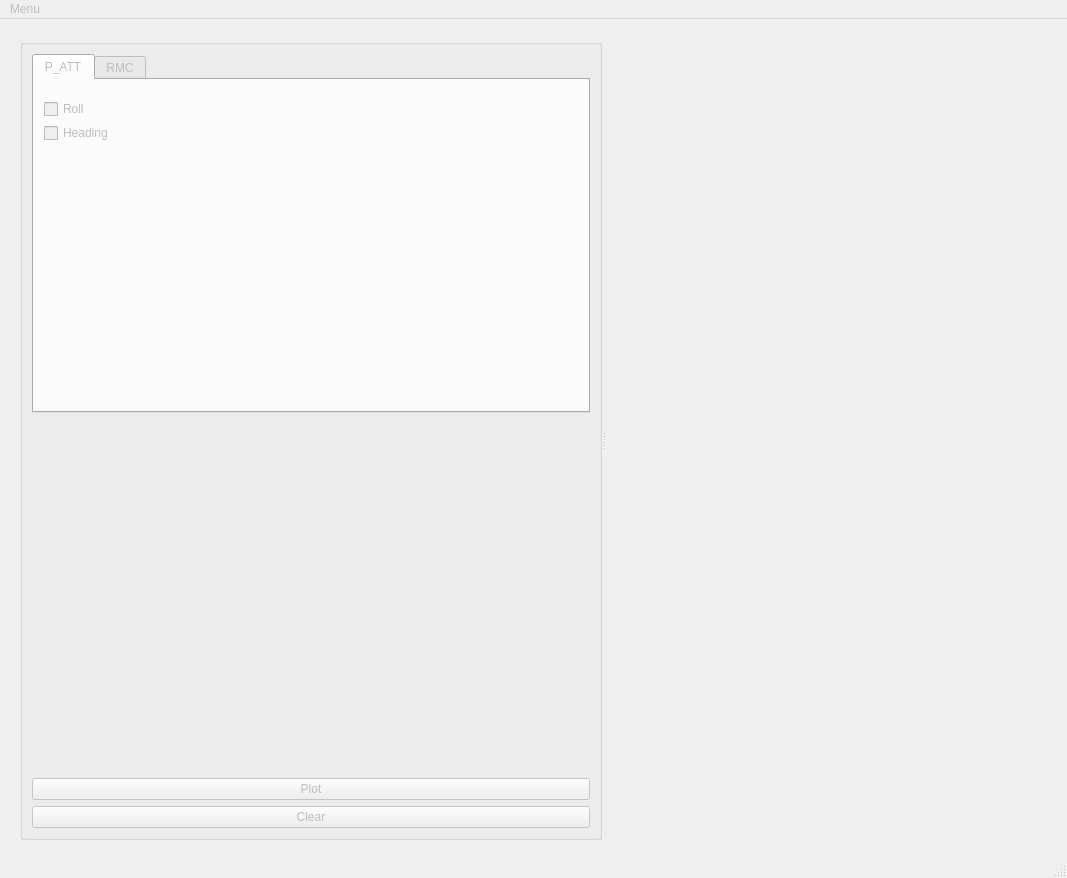
<?xml version="1.0" encoding="UTF-8"?>
<ui version="4.0">
 <class>MainWindow</class>
 <widget class="QMainWindow" name="MainWindow">
  <property name="enabled">
   <bool>false</bool>
  </property>
  <property name="geometry">
   <rect>
    <x>0</x>
    <y>0</y>
    <width>1067</width>
    <height>878</height>
   </rect>
  </property>
  <property name="windowTitle">
   <string>MainWindow</string>
  </property>
  <widget class="QWidget" name="centralwidget">
   <widget class="QSplitter" name="splitter">
    <property name="geometry">
     <rect>
      <x>20</x>
      <y>20</y>
      <width>971</width>
      <height>801</height>
     </rect>
    </property>
    <property name="orientation">
     <enum>Qt::Horizontal</enum>
    </property>
    <widget class="QGroupBox" name="groupBox">
     <property name="enabled">
      <bool>false</bool>
     </property>
     <property name="sizePolicy">
      <sizepolicy hsizetype="Fixed" vsizetype="Fixed">
       <horstretch>0</horstretch>
       <verstretch>0</verstretch>
      </sizepolicy>
     </property>
     <property name="title">
      <string/>
     </property>
     <layout class="QVBoxLayout" name="verticalLayout_4">
      <item>
       <layout class="QVBoxLayout" name="verticalLayout_3">
        <item>
         <widget class="QTabWidget" name="tabWidget">
          <property name="enabled">
           <bool>false</bool>
          </property>
          <property name="currentIndex">
           <number>0</number>
          </property>
          <widget class="QWidget" name="tab">
           <attribute name="title">
            <string>P_ATT</string>
           </attribute>
           <widget class="QWidget" name="layoutWidget">
            <property name="geometry">
             <rect>
              <x>10</x>
              <y>20</y>
              <width>64</width>
              <height>42</height>
             </rect>
            </property>
            <layout class="QVBoxLayout" name="verticalLayout">
             <item>
              <widget class="QCheckBox" name="checkBox">
               <property name="text">
                <string>Roll</string>
               </property>
              </widget>
             </item>
             <item>
              <widget class="QCheckBox" name="checkBox_2">
               <property name="text">
                <string>Heading</string>
               </property>
              </widget>
             </item>
            </layout>
           </widget>
          </widget>
          <widget class="QWidget" name="tab_2">
           <attribute name="title">
            <string>RMC</string>
           </attribute>
           <widget class="QWidget" name="layoutWidget">
            <property name="geometry">
             <rect>
              <x>10</x>
              <y>20</y>
              <width>72</width>
              <height>65</height>
             </rect>
            </property>
            <layout class="QVBoxLayout" name="verticalLayout_2">
             <item>
              <widget class="QCheckBox" name="checkBox_3">
               <property name="text">
                <string>Latitude</string>
               </property>
              </widget>
             </item>
             <item>
              <widget class="QCheckBox" name="checkBox_4">
               <property name="text">
                <string>Longitude</string>
               </property>
              </widget>
             </item>
             <item>
              <widget class="QCheckBox" name="checkBox_5">
               <property name="text">
                <string>Heading</string>
               </property>
              </widget>
             </item>
            </layout>
           </widget>
          </widget>
         </widget>
        </item>
        <item>
         <spacer name="verticalSpacer">
          <property name="orientation">
           <enum>Qt::Vertical</enum>
          </property>
          <property name="sizeHint" stdset="0">
           <size>
            <width>0</width>
            <height>0</height>
           </size>
          </property>
         </spacer>
        </item>
        <item>
         <widget class="QPushButton" name="pushButton">
          <property name="text">
           <string>Plot</string>
          </property>
         </widget>
        </item>
        <item>
         <widget class="QPushButton" name="pushButton_2">
          <property name="text">
           <string>Clear</string>
          </property>
         </widget>
        </item>
       </layout>
      </item>
     </layout>
    </widget>
    <widget class="PlotWidget" name="widget" native="true">
     <property name="sizePolicy">
      <sizepolicy hsizetype="Expanding" vsizetype="Expanding">
       <horstretch>0</horstretch>
       <verstretch>0</verstretch>
      </sizepolicy>
     </property>
     <zorder>groupBox</zorder>
    </widget>
   </widget>
  </widget>
  <widget class="QMenuBar" name="menubar">
   <property name="geometry">
    <rect>
     <x>0</x>
     <y>0</y>
     <width>1067</width>
     <height>21</height>
    </rect>
   </property>
   <widget class="QMenu" name="menuMenu">
    <property name="title">
     <string>Menu</string>
    </property>
    <addaction name="actionOpen_file_1"/>
    <addaction name="actionOpen_File_2"/>
    <addaction name="actionOpen_file_3"/>
    <addaction name="actionExit"/>
   </widget>
   <addaction name="menuMenu"/>
  </widget>
  <widget class="QStatusBar" name="statusbar"/>
  <action name="actionOpen_file_1">
   <property name="text">
    <string>Open file 1</string>
   </property>
  </action>
  <action name="actionOpen_File_2">
   <property name="text">
    <string>Open File 2</string>
   </property>
  </action>
  <action name="actionOpen_file_3">
   <property name="text">
    <string>Open file 3</string>
   </property>
  </action>
  <action name="actionExit">
   <property name="text">
    <string>Exit</string>
   </property>
  </action>
 </widget>
 <customwidgets>
  <customwidget>
   <class>PlotWidget</class>
   <extends>QWidget</extends>
   <header>pyqtgraph</header>
   <container>1</container>
  </customwidget>
 </customwidgets>
 <resources/>
 <connections/>
</ui>
